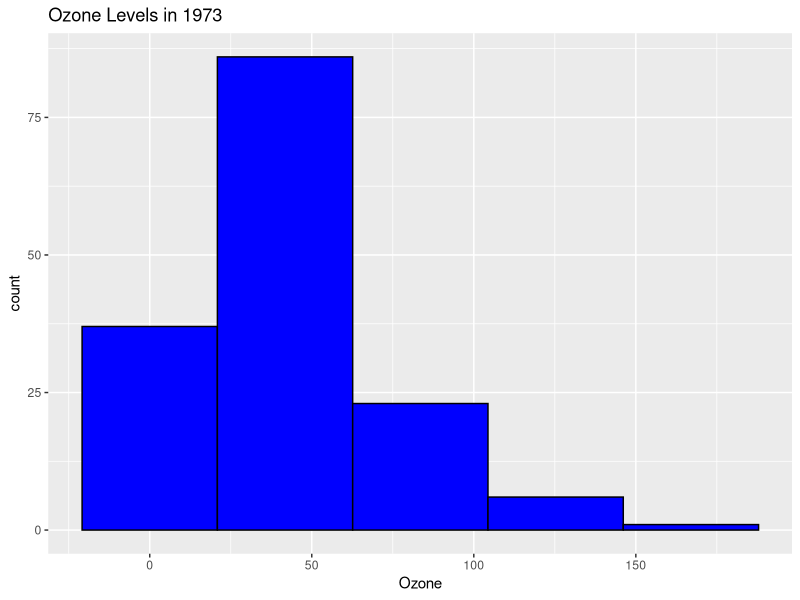
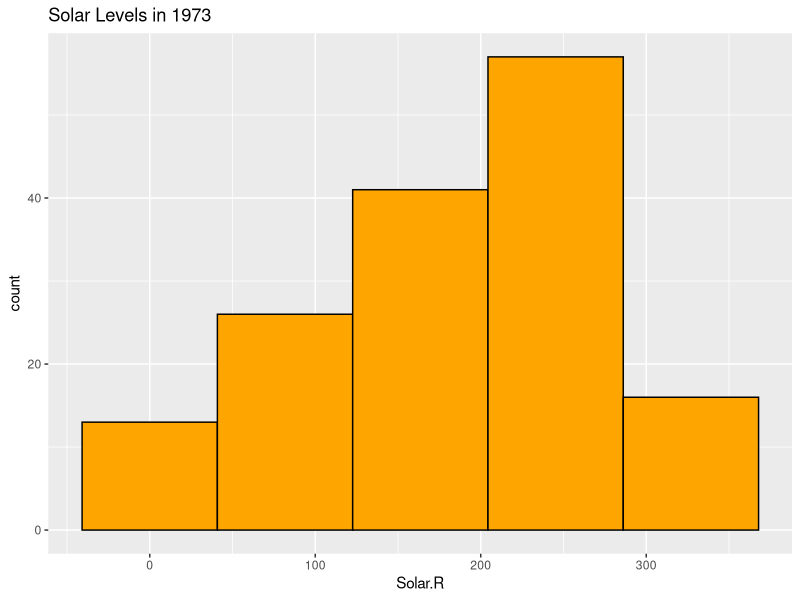
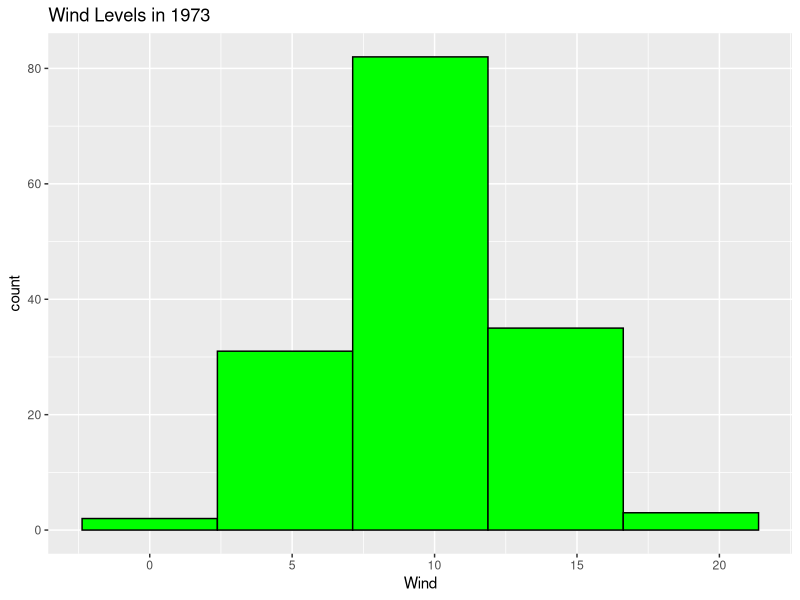
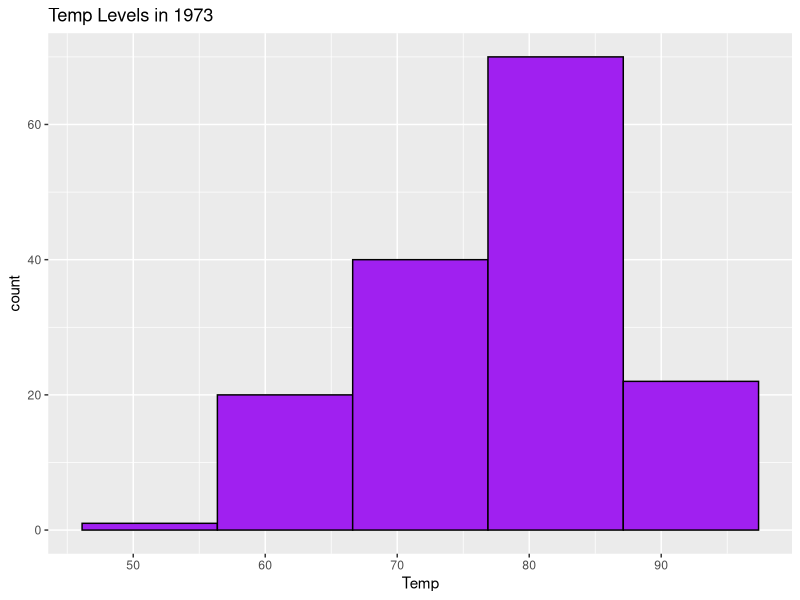
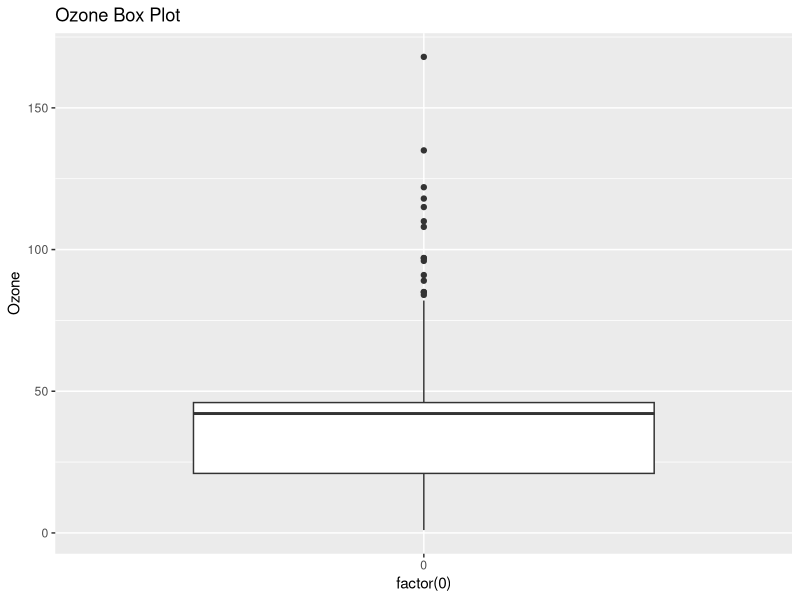
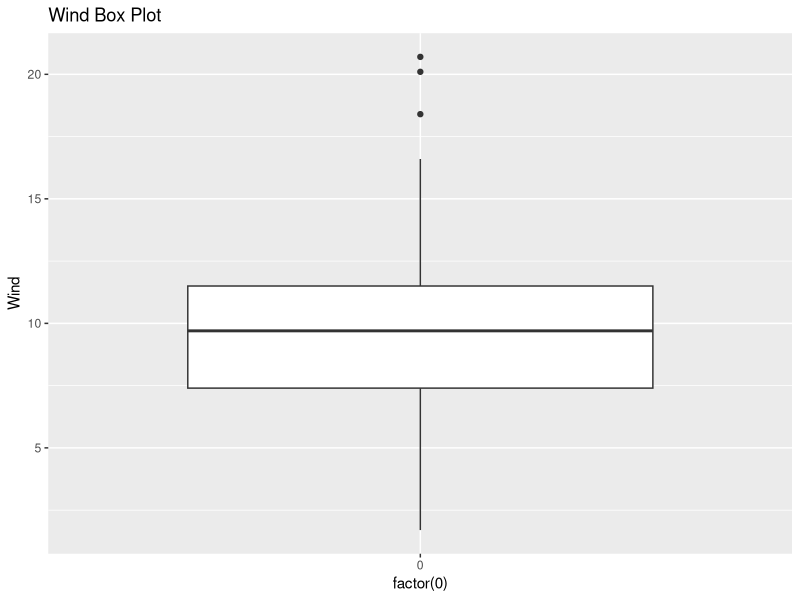
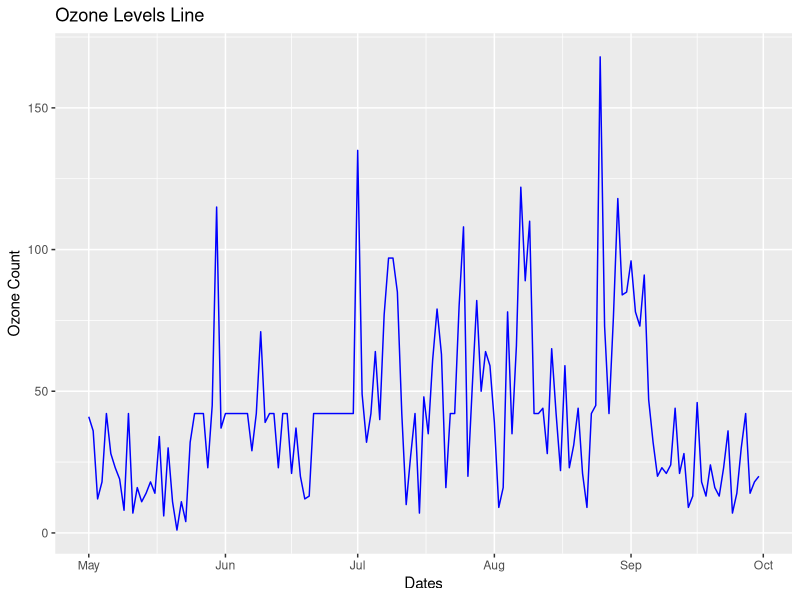
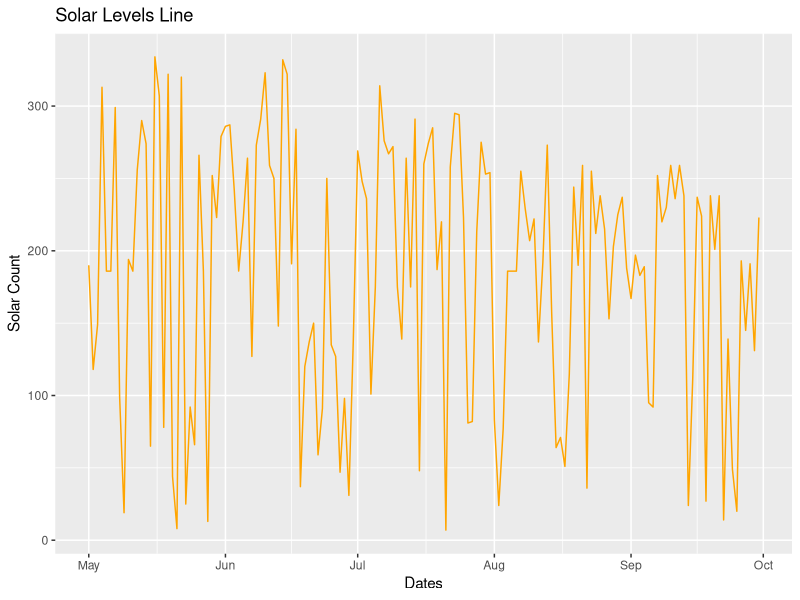

Reproduce these figures in R, in order.
#############################################################################
#Name: Daniel Lewis
#Description: Homework Assignment 5
#Date: 2/22/19 (JST)
#input: airquality data set
#output: 4 histograms, 5 line charts, 1 heatmap, 1 scatter plot
#update history:
#############################################################################
###################HW6 Viz HW: air quality Analysis##########################
#############################################################################
#
#############################################################################
############################LOCAL FUNCTIONS##################################
#############################################################################
#
EnsurePackage<-function(x){
   x<-as.character(x)
   if (!require(x,character.only=TRUE)){
       install.packages(pkgs=x, repos="http://cran.r-project.org")
       require(x, character.only=TRUE)
     }
}
Numberize <- function(inputVector)
{
  inputVector <- gsub(",", "", inputVector)
  inputVector <- gsub(" ", "", inputVector)
  return(inputVector)
}
#
#############################################################################
#############################IMPORTS SECTION#################################
#############################################################################
#
EnsurePackage("ggplot2")
EnsurePackage("ggmap")
EnsurePackage("RJSONIO")
EnsurePackage("RCurl")
EnsurePackage("reshape2")
EnsurePackage("sqldf")
EnsurePackage("tidyr")
#
#############################################################################
#############################Problems Solved#################################
#############################################################################
#
#
#Step 1: Load the data 
#We will use the air quality data set, which you should already have as part of your R installation.
#
myAirquality<-airquality
#
#Step 2: Clean the data
#After you load the data, there will be some NAs in the data. You need to figure out what to do
#about those nasty NAs.
#
colnames(myAirquality)[colSums(is.na(myAirquality))>0]
myAirquality$Ozone[is.na(myAirquality$Ozone)] <- mean(myAirquality$Ozone, na.rm=TRUE)
myAirquality$Solar.R[is.na(myAirquality$Solar.R)] <- mean(myAirquality$Solar.R, na.rm=TRUE)
#
#Step 3: Understand the data distribution
#Create the following visualizationsusing ggplot:
#.Histograms for each of the variables
#
ozone_hist<- ggplot(myAirquality, aes(x=Ozone)) + geom_histogram(bins=5, color="black", fill="blue")+ggtitle("Ozone Levels in 1973")
solar_hist<- ggplot(myAirquality, aes(x=Solar.R)) + geom_histogram(bins=5, color="black", fill="orange")+ggtitle("Solar Levels in 1973")
wind_hist<- ggplot(myAirquality, aes(x=Wind)) + geom_histogram(bins=5, color="black", fill="green")+ggtitle("Wind Levels in 1973")
temp_hist<- ggplot(myAirquality, aes(x=Temp)) + geom_histogram(bins=5, color="black", fill="purple")+ggtitle("Temp Levels in 1973")
ozone_hist
solar_hist
wind_hist
temp_hist
#
#.Boxplot for Ozone
#
ozone_box<- ggplot(myAirquality, aes(x=factor(0),Ozone)) +geom_boxplot() + ggtitle("Ozone Box Plot")
ozone_box
#
#.Boxplot for wind values (round the wind to get a good number of "buckets")
#
wind_box<- ggplot(myAirquality, aes(x=factor(0),Wind)) +geom_boxplot() + ggtitle("Wind Box Plot")
wind_box
#
#Step 3: Explore how the data changes over time
#First, make sure to create appropriate dates (this data was from 1973). Then create line charts
#for ozone, temp, wind and solar.R(one line chart for each, and then one chart with 4 lines, 
#each having a different color). 
#
myAirquality$date<-as.Date(Numberize(c(paste(myAirquality$Month,"/",myAirquality$Day,"/", "73"))), format = "%m/%d/%y")
ozone_line<-ggplot(data=myAirquality,aes(x=date, y=Ozone)) + geom_line(color="blue") + ggtitle("Ozone Levels Line") + labs(x="Dates", y="Ozone Count")
solar_line<-ggplot(data=myAirquality,aes(x=date, y=Solar.R)) + geom_line(color="orange") + ggtitle("Solar Levels Line") + labs(x="Dates", y="Solar Count")
wind_line<-ggplot(data=myAirquality,aes(x=date, y=Wind)) + geom_line(color="green") + ggtitle("wind Levels Line") + labs(x="Dates", y="Wind Count")
temp_line<-ggplot(data=myAirquality,aes(x=date, y=Temp)) + geom_line(color="purple") + ggtitle("Temp Levels Line") + labs(x="Dates", y="Temp Count")
all_line<-ggplot(data=myAirquality, aes(date)) + geom_line(aes(y=Ozone),color="blue") + geom_line(aes(y=Solar.R),color="orange") + geom_line(aes(y=Wind),color="green") + geom_line(aes(y=Temp), color="purple")
all_line<-all_line + ggtitle("Ozone, Solar, Wind, and Temp Levels 1973")
all_line<-all_line + labs(x="Dates", y="Ozone/Solar/Wind/Temp")
ozone_line
solar_line
wind_line
temp_line
all_line
#
#Create these visualizations using ggplot.Note that for the chart with 4 lines, you need to think
#about how to effectively use the y-axis.
#
#Step 4: Look at all thedata via a Heatmap
#Create a heatmap, with each day along the x-axis and ozone, temp, wind and solar.r along the y-axis,
#and days as rows along the y-axis. Great the heatmap using geom_tile(this defines the ggplotgeometry
#to be 'tiles' as opposed to 'lines' and the other geometry we have previously used).
#Note that you need to figure out how to show the relative change equally across all the variables.
#
melted_data <- melt(as.matrix(myAirquality[,1:4]))
names(melted_data) <- c('Days','Source','Range')
all_heatmap<-ggplot(data=melted_data, aes(y=Days, x=Source, fill=Range)) + geom_tile() + ggtitle("Heatmap of All 1973 Sources")
all_heatmap
#
#Step 5: Look at all the data via a scatter chart
#Create a scatter chart(using ggplot geom_point), with the x-axis representing the wind, the y-axis 
#representing the temperature, the size of each dot representing the ozone and the color representing 
#the solar.
#
scaterplot <- ggplot(data=myAirquality, aes(x=Wind, y=Temp, size=Ozone, color=Solar.R)) + geom_point() + ggtitle("Scatter Plot of Air Quality 1973")
scaterplot
#
#RStep 6: Final Analysis
#.Do you see any patterns after exploring the data?
#
print("I found that the data sets were all roughly displayed the same. When you brought 
      the Solar measurements into the mix it would throw off the whole scale on the y axis.")
#
#.What was the most useful visualization?
#
print("I believe the most useful of these metrics to me would have been the line graph.
      This is because you could easily just take this infomraiton and compare each day to each other.")
#
#
#END OF SCRIPT